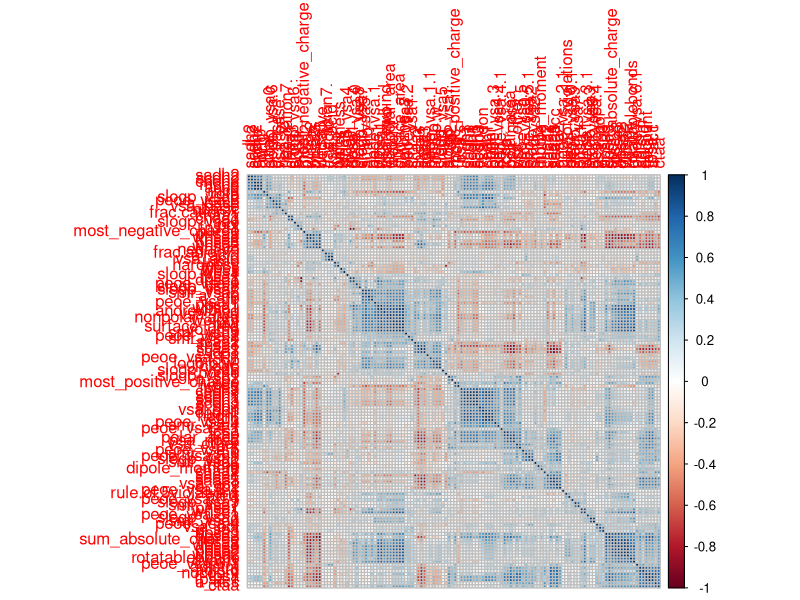
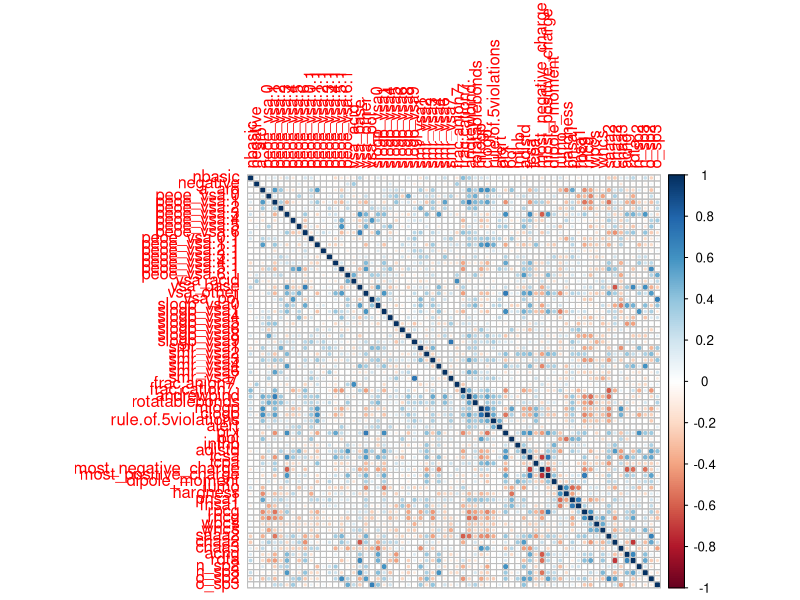

Recreate these plots in R, in order.
#
# Written by:
# -- 
# John L. Weatherwax                2009-04-21
# 
# email: wax@alum.mit.edu
# 
# Please send comments and especially bug reports to the
# above email address.
# 
#-----

save_plots = F

# Exercise 3 (EPage 54): 
#
library(caret)
data(BloodBrain)

# Look for degenerate columns: 
zero_cols = nearZeroVar( bbbDescr )
colnames( bbbDescr )[ zero_cols ]

# Look for strong correlations among the predictors: 
library(corrplot)
corrplot( cor( bbbDescr ), order="hclust" )

# Find which predictors we can elliminate since they have correlations that are "too large":
#
highCorr = findCorrelation( cor( bbbDescr ), cutoff=0.75 )

bbbDescr_independent = bbbDescr[,-highCorr]

corrplot( cor(bbbDescr_independent) ) # notice that this matrix has no values > cutoff=0.75 above


